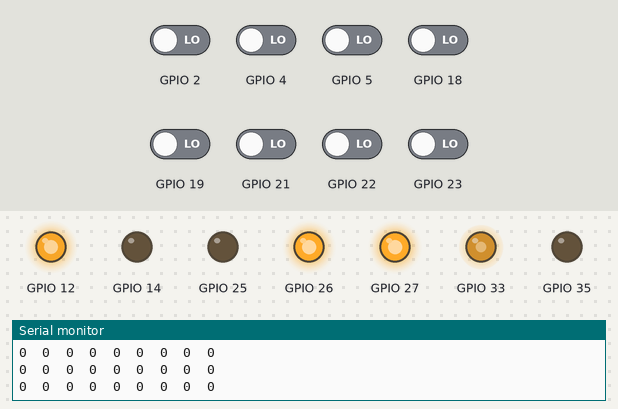
Recording of a sketch running on a simulated ESP32. Shown: output pins drawn as LEDs (lit = HIGH), the last lines printed to the serial monitor. Inputs (shaded band) come from the test bench; at power-on: GPIO 2, GPIO 4, GPIO 5, GPIO 18, GPIO 19, GPIO 21–23 LOW.

Above: at 12.7 s.
12.8 s: GPIO 5 driven HIGH
At 13.4 s:
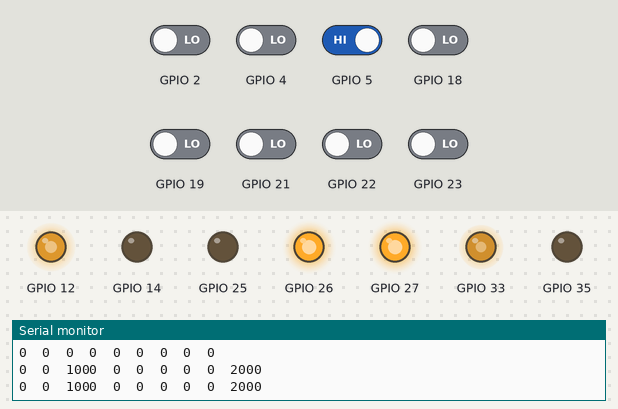
14.5 s: GPIO 2 driven HIGH
At 15.1 s:
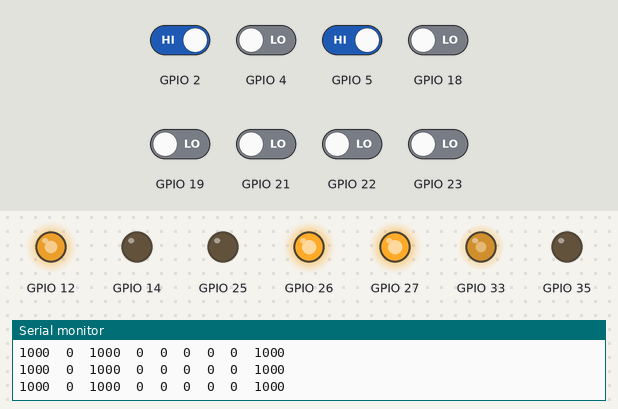
16.0 s: GPIO 2 driven LOW
At 16.9 s:
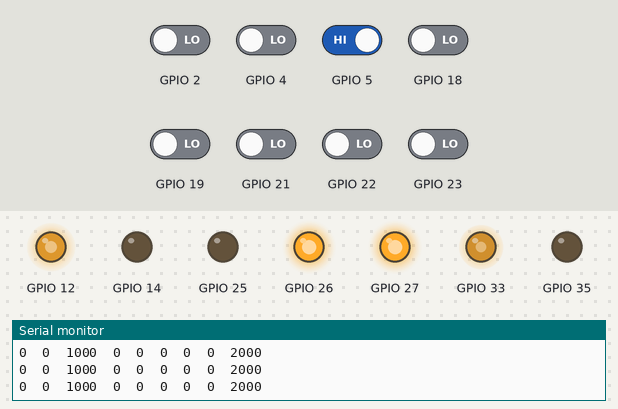
17.5 s: GPIO 23 driven HIGH
At 18.6 s:
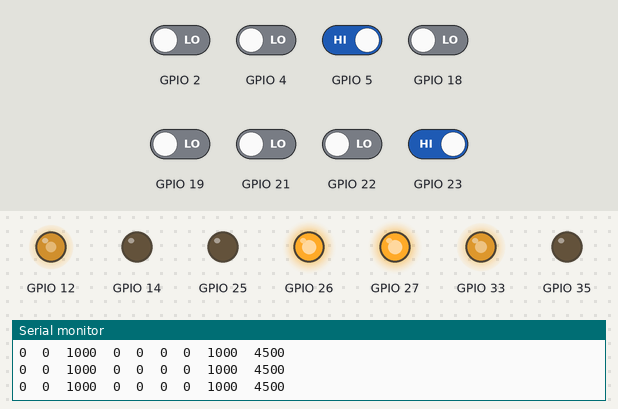
19.0 s: GPIO 5 driven LOW
At 20.2 s:
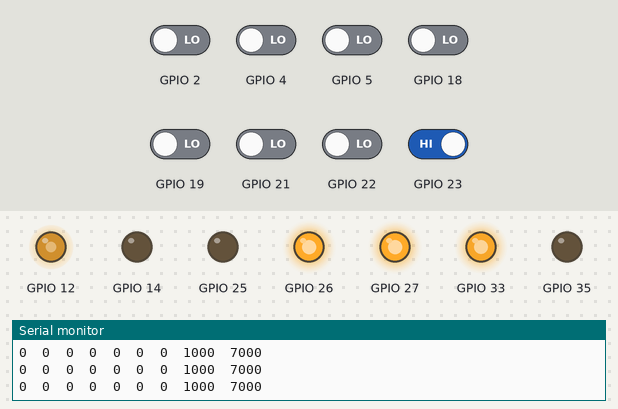
20.5 s: GPIO 19 driven HIGH
At 20.9 s:
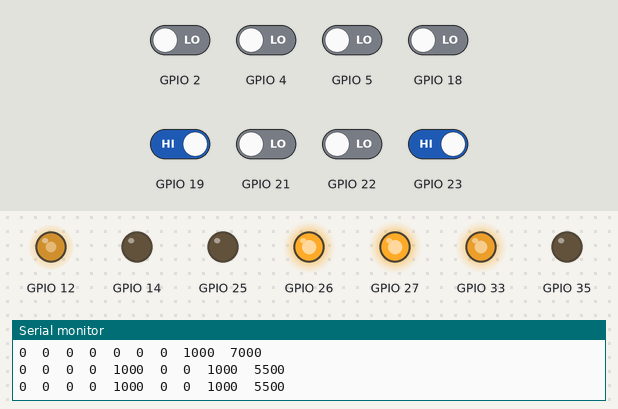
Timing chart, 0 to 23.1 s (numbered marks = the images above; inputs shaded):
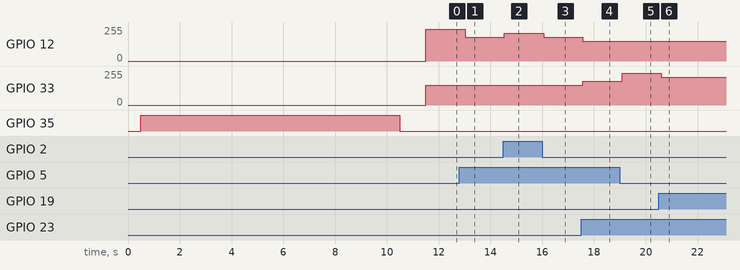

The sketch:

Advanced_LFR.ino
```cpp
#include <QTRSensors.h>

// The setup phase of this example calibrates the sensors for ten seconds and
// turns on the Arduino's LED (usually on pin 13) while calibration is going
// on. During this phase, you should expose each reflectance sensor to the
// lightest and darkest readings they will encounter. For example, if you are
// making a line follower, you should slide the sensors across the line during
// the calibration phase so that each sensor can get a reading of how dark the
// line is and how light the ground is.  Improper calibration will result in
// poor readings.
//
// The main loop of the example reads the calibrated sensor values and uses
// them to estimate the position of a line. You can test this by taping a piece
// of 3/4" black electrical tape to a piece of white paper and sliding the
// sensor across it. It prints the sensor values to the serial monitor as
// numbers from 0 (maximum reflectance) to 1000 (minimum reflectance) followed
// by the estimated location of the line as a number from 0 to 5000. 1000 means
// the line is directly under sensor 1, 2000 means directly under sensor 2,
// etc. 0 means the line is directly under sensor 0 or was last seen by sensor
// 0 before being lost. 5000 means the line is directly under sensor 5 or was
// last seen by sensor 5 before being lost.

QTRSensors qtr;

const uint8_t SensorCount = 8;
uint16_t sensorValues[SensorCount];

// setting PWM properties
const int freq = 5000;
const int LeftMotorChannel = 0;
const int RightMotorChannel = 1;
const int resolution = 8;

void setup()
{
  // configure the sensors
  qtr.setTypeRC();
  qtr.setSensorPins((const uint8_t[]) { 2, 4, 5, 18, 19, 21, 22, 23}, SensorCount);
  qtr.setEmitterPin(15);

  ledcSetup(LeftMotorChannel, freq, resolution);
  ledcSetup(RightMotorChannel, freq, resolution);
  ledcAttachPin(33, LeftMotorChannel);
  ledcAttachPin(12, RightMotorChannel);


  pinMode(26, OUTPUT);
  pinMode(25, OUTPUT);
  pinMode(27, OUTPUT);
  pinMode(14, OUTPUT);

  delay(500);
  pinMode(35, OUTPUT);
  digitalWrite(35, HIGH); // turn on Arduino's LED to indicate we are in calibration mode

  // 2.5 ms RC read timeout (default) * 10 reads per calibrate() call
  // = ~25 ms per calibrate() call.
  // Call calibrate() 400 times to make calibration take about 10 seconds.
  for (uint16_t i = 0; i < 400; i++)
  {
    qtr.calibrate();
  }
  digitalWrite(35, LOW); // turn off Arduino's LED to indicate we are through with calibration

  // print the calibration minimum values measured when emitters were on
  Serial.begin(115200);
  for (uint8_t i = 0; i < SensorCount; i++)
  {
    Serial.print(qtr.calibrationOn.minimum[i]);
    Serial.print(' ');
  }
  Serial.println();

  // print the calibration maximum values measured when emitters were on
  for (uint8_t i = 0; i < SensorCount; i++)
  {
    Serial.print(qtr.calibrationOn.maximum[i]);
    Serial.print(' ');
  }
  Serial.println();
  Serial.println();
  delay(1000);

  digitalWrite(26, HIGH);
  digitalWrite(25, LOW);
  digitalWrite(27, HIGH);
  digitalWrite(14, LOW);

  ledcWrite(LeftMotorChannel, 150);
  ledcWrite(RightMotorChannel, 150);
}

void loop()
{
  // read calibrated sensor values and obtain a measure of the line position
  // from 0 to 5000 (for a white line, use readLineWhite() instead)
  uint16_t position = qtr.readLineBlack(sensorValues);

  // print the sensor values as numbers from 0 to 1000, where 0 means maximum
  // reflectance and 1000 means minimum reflectance, followed by the line
  // position
  for (uint8_t i = 0; i < SensorCount; i++)
  {
    Serial.print(sensorValues[i]);
    Serial.print('\t');
  }
  Serial.println(position);
  float error = (position - 3500) / 1000;
  if (error < 0) {
    ledcWrite(LeftMotorChannel, 150);
    ledcWrite(RightMotorChannel, 150+(error*-1*30));
  } else if (error>0){
    ledcWrite(LeftMotorChannel, 150+(error*30));
    ledcWrite(RightMotorChannel, 150);
  }
  delay(250);
}
```

Measured:
- after the input at 12.8 s, GPIO 12: 239/255 → 179/255 after 0.22 s
- after the input at 14.5 s, GPIO 12: 179/255 → 209/255 at once
- after the input at 16.0 s, GPIO 12: 209/255 → 179/255 after 0.05 s
- after the input at 17.5 s, GPIO 12: 179/255 → 149/255 after 0.07 s; GPIO 33: 149/255 → 179/255 after 0.07 s
- after the input at 19.0 s, GPIO 33: 179/255 → 239/255 after 0.09 s
- after the input at 20.5 s, GPIO 33: 239/255 → 209/255 after 0.10 s
